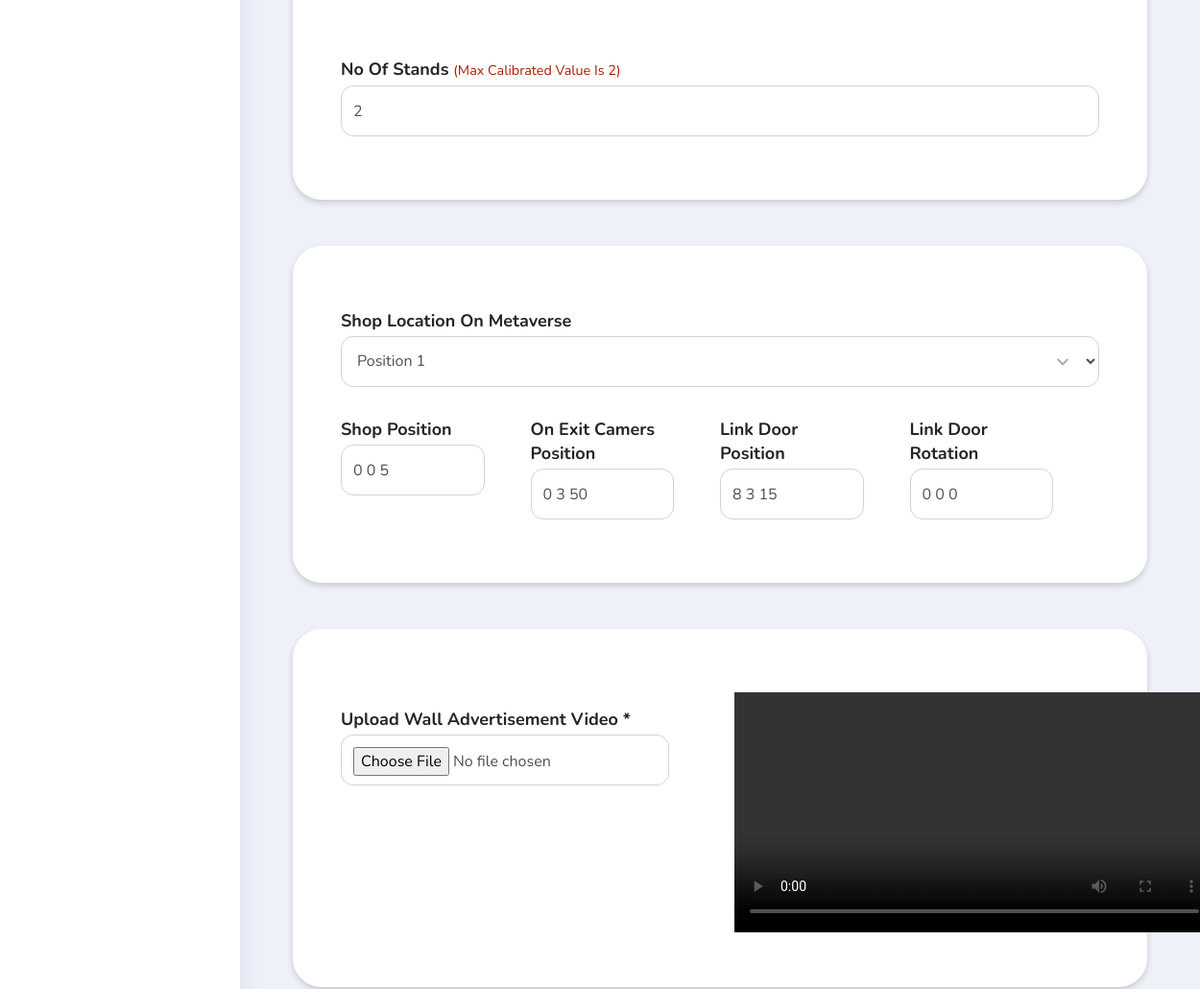
Page /control/pages/1672196528/settings.php (middle part) on the earlier database version.
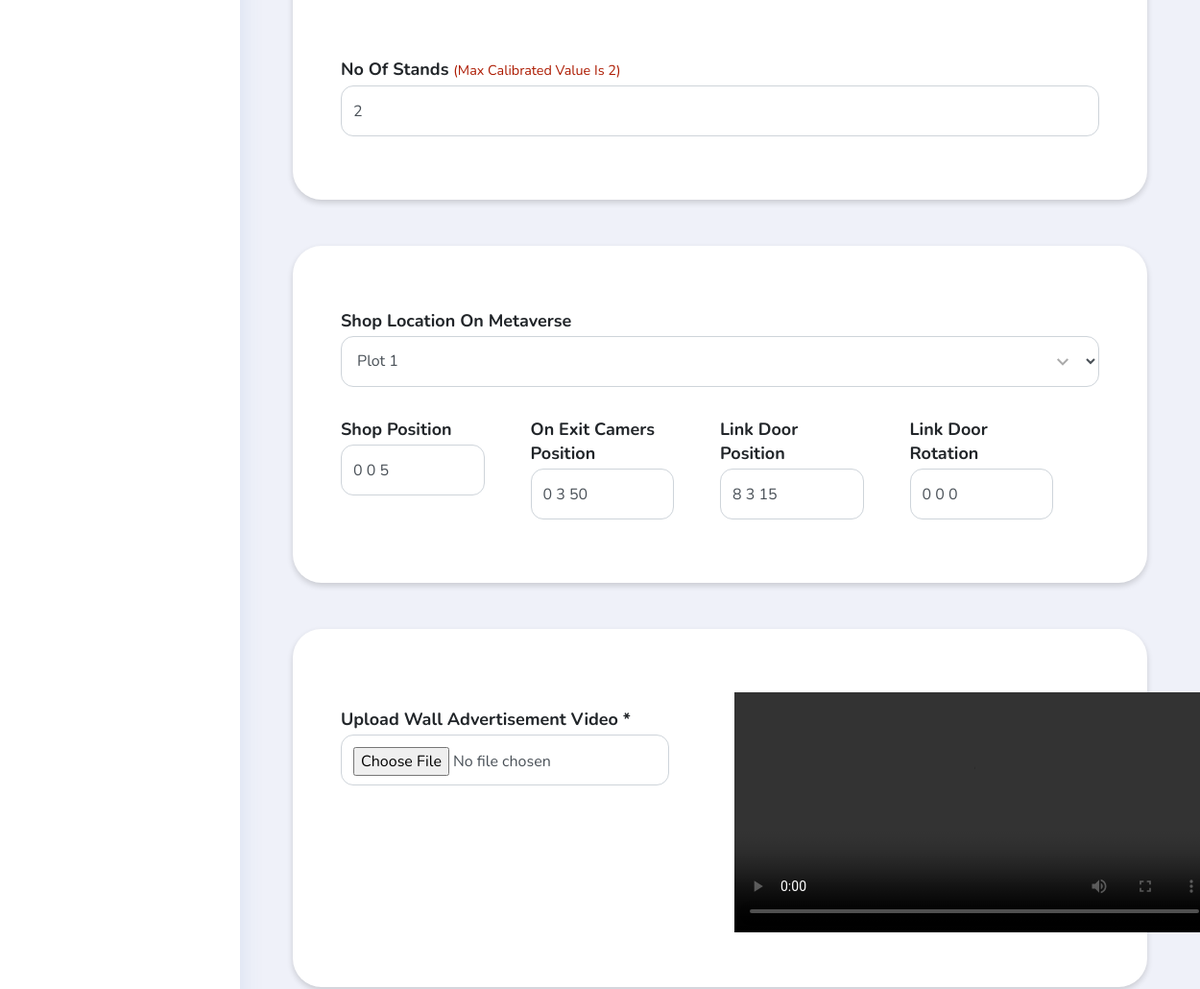
Same page on the later database version.
### tables this page shows
CREATE TABLE `meta_shop_lists` (
  `id` int(11) NOT NULL,
  `name` varchar(355) DEFAULT NULL,
  `link` varchar(355) DEFAULT NULL,
  `shop` varchar(355) DEFAULT NULL,
  `thumb_model` varchar(355) DEFAULT 'shop_thumb_1.glb',
  `thumb_model_scale` varchar(355) DEFAULT '600 700 600',
  `thumb_model_rotation` varchar(355) DEFAULT '0 0 0',
  `shop_env_model` varchar(355) DEFAULT NULL,
  `rack` varchar(355) DEFAULT NULL,
  `stand_qty` int(11) DEFAULT NULL,
  `user_id` int(11) DEFAULT NULL,
  `status` int(11) DEFAULT 0,
  `land_locations_id` int(11) DEFAULT NULL,
  `wall_video` varchar(355) DEFAULT 'dummy.mp4',
  `left_wall_banner` varchar(355) DEFAULT NULL,
  `right_wall_banner` varchar(355) DEFAULT 'default.jpg',
  `direct_entry` tinyint(1) DEFAULT 1
);

CREATE TABLE `land_locations` (
  `id` int(11) NOT NULL,
  `name` varchar(355) NOT NULL,
  `position` varchar(355) DEFAULT NULL,
  `on_exit_camers_position` varchar(355) DEFAULT NULL,
  `shop_name_position` varchar(355) DEFAULT NULL,
  `shop_name_rotation` varchar(355) DEFAULT '0 0 0 ',
  `shop_name_scale` varchar(355) DEFAULT '20 20 20',
  `shop_name_color` varchar(355) DEFAULT 'red',
  `link_door_position` varchar(355) DEFAULT NULL,
  `link_door_rotation` varchar(355) DEFAULT '0 0 0',
  `link_door_thumb` varchar(355) DEFAULT 'Untitled.png',
  `marker_position` varchar(355) DEFAULT NULL,
  `status` int(11) DEFAULT NULL
);

### control/pages/1672196528/settings.php (called while the page is built)
<?php $table_name='1672196528_meta_product_table';?><?php
include("../../src/prototype/sample/settings.php");
?>

### db/connection.php (called while the page is built, shortened)
<?php
$dbname = 'sosalin_word';
?>

### control/src/query/query.php (called while the page is built, shortened)
<?php
function select($table,$condition=[]){
    include('../../src/config/connection.php');
    $table=mysqli_real_escape_string($conn, $table);
        if(isset($condition['limit'])){
            $limit= $condition['limit'];
            $limit=mysqli_real_escape_string($conn, $limit);
            $limitq="LIMIT $limit";
        }else{
            $limitq="LIMIT 10000000000000000000";
        }
        if(isset($condition['offset'])){
            $ofset= $condition['offset'];
            $ofset=mysqli_real_escape_string($conn, $ofset);
            $ofsetq="OFFSET $ofset";
        }else{
            $ofsetq="OFFSET 0";
        }
        if(isset($condition["conditions"])){
            $conditions=$condition["conditions"];
        }
        if(isset($condition['order'])){
            $order=$condition['order'];
            $orders = [];
            foreach($order as $names => $vals){
                $orders = mysqli_real_escape_string($conn,$names)." ".mysqli_real_escape_string($conn,$vals);
            }
        }else{ $orders= "id asc"; }
                $table_name=$table;
                $linkp=mysqli_connect($host, $user, $pass);
                $result = mysqli_query($linkp,"SHOW COLUMNS FROM $table_name");
                    if(mysqli_num_rows($result) > 0) {
                            $form_data=array();
                                while ($row = mysqli_fetch_assoc($result)) {
                                    $form_data[]=$row['Field'];
                                }
                    }
                $total_data=array();
                        if(isset($conditions)){
                            $columns = [];
                            foreach($conditions as $name => $val){
                                $columns[] = "$name = '".mysqli_real_escape_string($conn, $val)."'";
                            }
                            $sql = "SELECT * FROM `$table_name`  WHERE ".implode(" AND ", $columns)." ORDER BY $orders "."$limitq "." $ofsetq" ;
                        }else{
                            $sql = "SELECT * FROM `$table_name` ";
                        }
                        $retval=mysqli_query($conn, $sql);
                            if(mysqli_num_rows($retval) > 0){
                                while($row = mysqli_fetch_assoc($retval)){
                                    $data=array();
                                        foreach($form_data as $value){
                                            $data[$value]=$row[$value];
                                        }
                                    if(isset($condition['join'])){
                                        foreach($condition['join'] as $keys =>$values){
                                            $join_table=mysqli_real_escape_string($conn, $keys);
                                            $result_join = mysqli_query($linkp,"SHOW COLUMNS FROM $join_table");
                                                if(mysqli_num_rows($result_join) > 0) {
                                                        $form_data_join=array();
                                                            while ($row_join_table = mysqli_fetch_assoc($result_join)) {
                                                                $form_data_join[]=$row_join_table['Field'];
                                                            }
                                                }
                                            $join_table_id=mysqli_real_escape_string($conn, $row[$values]);
                                            $sql_join = "SELECT * FROM `$join_table`  WHERE `id` = '$join_table_id'";
                                            $retval_joint=mysqli_query($conn, $sql_join);
                                                if(mysqli_num_rows($retval_joint) > 0){
                                                    while($row_join = mysqli_fetch_assoc($retval_joint)){
                                                            $data_join=array();
                                                            foreach($form_data_join as $values){
                                                                    $data_join[$values]=$row_join[$values];
                                                             }
                                                    }
                                                    $data[$join_table]=$data_join;
                                                }
                                        }
                                    }
                                                $total_data[]=$data;
                                }
                            }else{
                            }
                            return $total_data;
}
?>

### control/src/prototype/sample/settings.php (the view, shortened to what this page needs)
<?php
include '../../src/config/includes.php';
$new_folder_name = str_replace('_meta_product_table', '', $table_name);
$get_data = select('meta_shop_lists', [
    'conditions' => [
        'link' => $new_folder_name,
    ],
    'join' => [
        'business' => 'user_id',
        'land_locations' => 'land_locations_id',
    ],
]);
$get_location = select('land_locations');
?>
<?php include '../../header.php'; ?>
<div class="main-content">
   <div class="container-fluid content-top-gap back-g mb-5">
      <section class="people">
         <section class="w3l-team-block ">
            <div class="mb-5">
               <div class="card-body">
                  <div class="container login-container">
                     <form class="idForm" method="POST" enctype="multipart/form-data" >
                        <div class="Rectangle-242 mt-5">
                           <div class="row">
                              <div class="col-md-4 mt-1" style="height:400px;">
                              </div>
                              <div class="col-md-4 mt-1" style="height:400px;">
                              </div>
                              <div class="col-md-4 mt-1" style="height:400px;">
                              </div>
                              <div class="col-md-12 mt-3" >
                                 <div class="form-group">
                                    <label for="exampleInputEmail1" class="input__label"><b>No of Stands <small class="text-danger">(Max calibrated value is 2)</small></b></label>
                                    <input type="number" class="form-control" name="stand_qty" placeholder="Enter no of stand(s) *"
                                       value="<?php echo $get_data[0][
                                           'stand_qty'
                                       ]; ?>" />
                                 </div>
                              </div>
                           </div>
                        </div>
                        <div class="Rectangle-242 mt-5">
                           <div class="row">
                              <div class="col-md-12 mt-3" >
                                 <div class="form-group">
                                    <label for="exampleInputEmail1" class="input__label"><b>Shop location on metaverse</b></label>
                                    <select class="form-control" name="position">
                                       <?php foreach (
                                           $get_location
                                           as $key => $value
                                       ) { ?>
                                       <option value="<?php echo $value[
                                           'id'
                                       ]; ?>" <?php if (
    $get_data[0]['land_locations_id'] == $value['id']
) {
    echo 'selected';
} ?>>
                                          <?php echo $value['name']; ?>
                                       </option>
                                       <?php } ?>
                                    </select>
                                 </div>
                              </div>
                              <div class="col-md-12 mt-3" style="display:flex;">
                                 <div class="form-group mr-5">
                                    <label for="exampleInputEmail1" class="input__label "><b>Shop position</b></label>
                                    <input type="text" class="form-control" name="shop_position" placeholder="Enter position *"
                                       value="<?php echo $get_data[0][
                                           'land_locations'
                                       ]['position']; ?>" />
                                 </div>
                                 <div class="form-group mr-5">
                                    <label for="exampleInputEmail1" class="input__label "><b>On exit camers position</b></label>
                                    <input type="text" class="form-control" name="on_exit_camers_position" placeholder="Enter on_exit_camers_position *"
                                       value="<?php echo $get_data[0][
                                           'land_locations'
                                       ]['on_exit_camers_position']; ?>" />
                                 </div>
                                 <div class="form-group mr-5">
                                    <label for="exampleInputEmail1" class="input__label "><b>Link door position</b></label>
                                    <input type="text" class="form-control" name="link_door_position" placeholder="Enter link_door_position *"
                                       value="<?php echo $get_data[0][
                                           'land_locations'
                                       ]['link_door_position']; ?>" />
                                 </div>
                                 <div class="form-group mr-5">
                                    <label for="exampleInputEmail1" class="input__label "><b>Link door rotation</b></label>
                                    <input type="text" class="form-control" name="link_door_rotation" placeholder="Enter link_door_rotation *"
                                       value="<?php echo $get_data[0][
                                           'land_locations'
                                       ]['link_door_rotation']; ?>" />
                                 </div>
                              </div>
                           </div>
                        </div>
                        <div class="Rectangle-242 mt-5">
                           <div class="row">
                              <div class="col-md-6 mt-3" >
                                 <div class="form-group mt-3" >
                                    <label for="exampleInputEmail1" class="input__label "><b>Upload wall advertisement video *</b></label>
                                    <input type="file" name="wall_video"  class="form-control"  placeholder="Select 3D Model" style="padding: 12px !important;height: 53px; width:90%">
                                 </div>
                              </div>
                              <div class="col-md-6 mt-3" >
                                 <center>
                                    <video width="500" controls>
                                       <source src="../../common_models/videos/<?php echo $get_data[0][
                                           'wall_video'
                                       ]; ?>" type="video/mp4">
                                       <source src="mov_bbb.ogg" type="video/ogg">
                                    </video>
                                 </center>
                              </div>
                           </div>
                        </div>
                     </form>
                  </div>
               </div>
            </div>
         </section>
      </section>
   </div>
</div>
</body>
</html>

### control/header.php (shortened to what this page needs)
<!doctype html>
<html lang="en">
<head>
  <link rel="stylesheet" href="../../../assets/css/style-starter.css">
</head>
<body>
<body >
<section>
  <div class="sidebar-menu sticky-sidebar-menu">
  </div>

### control/src/prototype/sample/settings.php (style rules this page uses)
.back-g { background-image: url('../../../assets/gifs/metaverse-shopping-1.jpg'); background-repeat: no-repeat; background-attachment: fixed; background-size: 100% 100%; height: 400px; }
.Rectangle-242 { top: 300px; padding: 50px; border-radius: 30px; box-shadow: 0 3px 6px 0 rgb(0 0 0 / 16%); background-color: #fff; }

Differences in the rows shown:
changed through a linked row, meta_shop_lists: position "Position 1" → "Plot 1"
